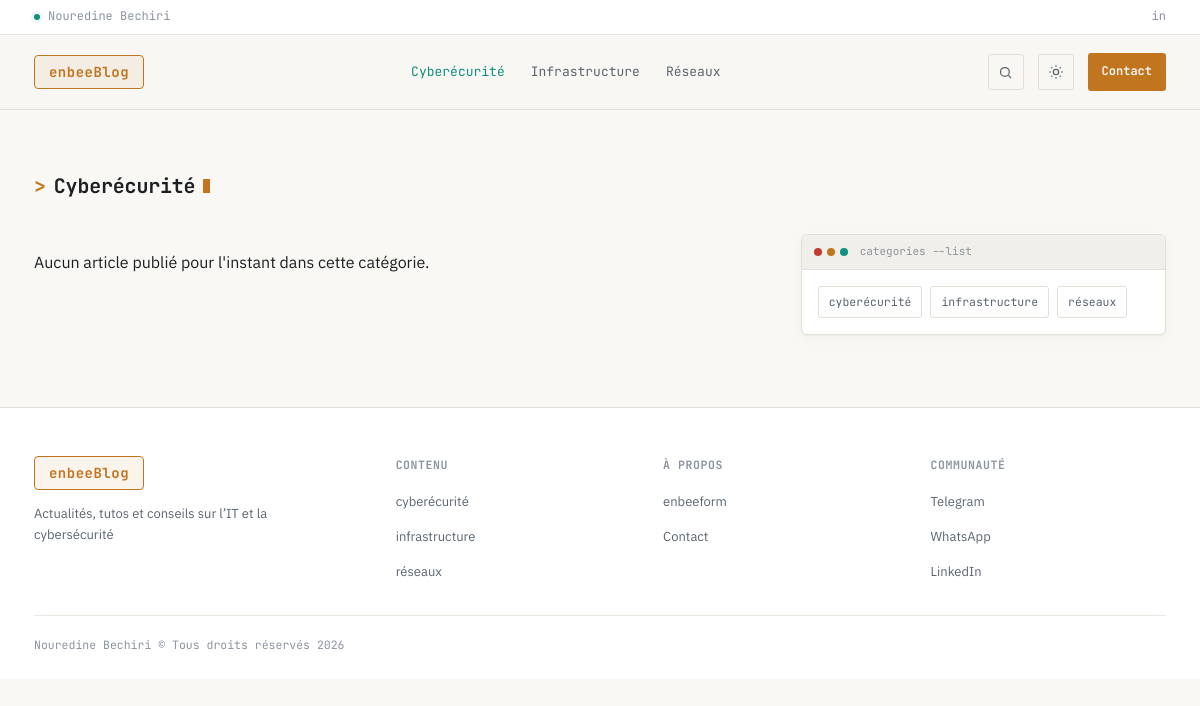
The page /blog/categorie/cyberecurite/ on the database as committed earlier.
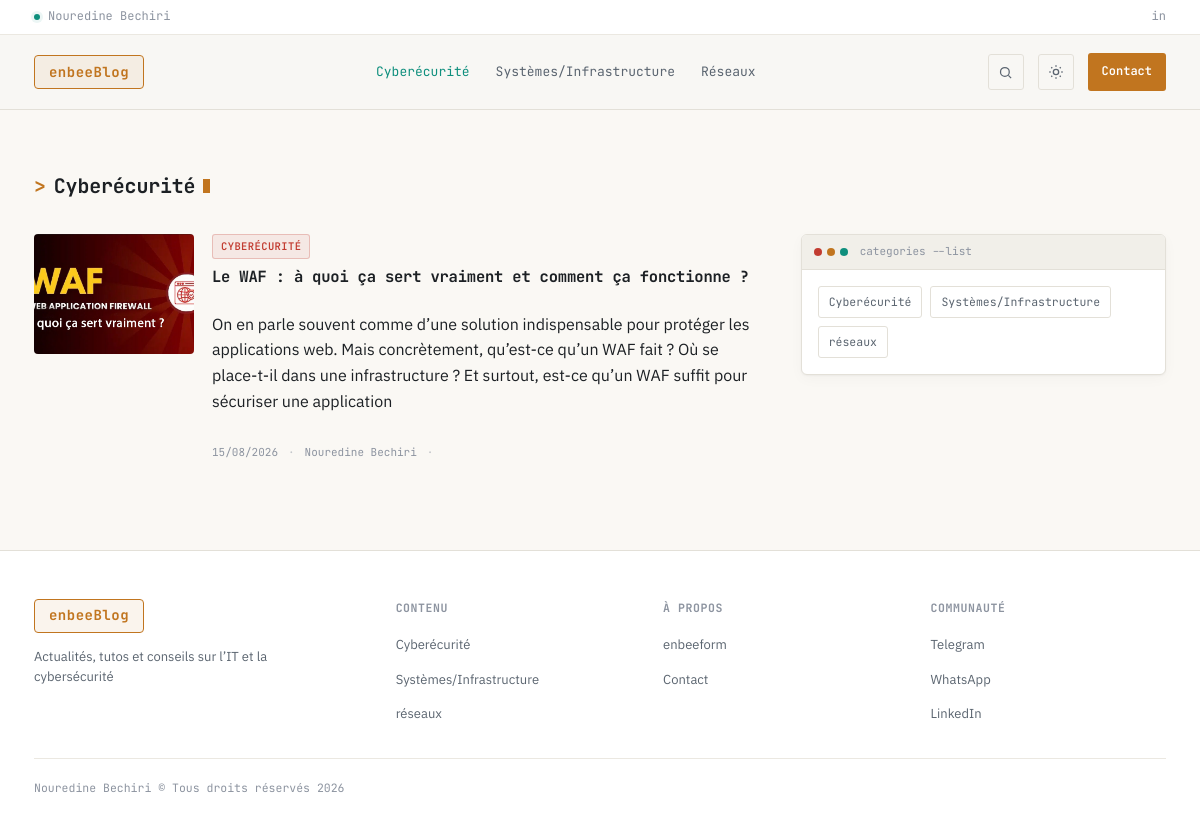
The same page on the database as committed later.
### blog/models.py (models this page shows, shortened)
class Category(models.Model):
    class Color(models.TextChoices):
        TEAL = "teal", "Teal (défaut)"
        AMBER = "amber", "Ambre"
        RED = "red", "Rouge"
    name = models.CharField("nom", max_length=80, unique=True)
    slug = models.SlugField("slug", max_length=90, unique=True, blank=True)
    description = models.CharField("description", max_length=255, blank=True)
    color = models.CharField(
        "couleur du tag", max_length=10, choices=Color.choices, default=Color.TEAL
    )
    class Meta:
        verbose_name = "catégorie"
        verbose_name_plural = "catégories"
        ordering = ["name"]

class Article(models.Model):
    class Status(models.TextChoices):
        DRAFT = "draft", "Brouillon"
        PUBLISHED = "published", "Publié"
        ARCHIVED = "archived", "Archivé"
    title = models.CharField("titre", max_length=200)
    slug = models.SlugField("slug", max_length=220, unique=True, blank=True)
    excerpt = models.CharField(
        "chapô",
        max_length=300,
        blank=True,
        help_text="Résumé court affiché sur les cartes et sous le titre (.excerpt / .dek).",
    )
    content = models.TextField(
        "contenu",
        help_text="Corps de l'article. Peut être écrit en Markdown si tu utilises "
        "django-markdownx / mistune côté rendu.",
    )
    cover_image = models.ImageField(
        "image de couverture", upload_to="articles/covers/%Y/%m/", blank=True, null=True
    )
    cover_caption = models.CharField("légende de l'image", max_length=200, blank=True)
    category = models.ForeignKey(
        Category,
        verbose_name="catégorie",
        related_name="articles",
        on_delete=models.PROTECT,
    )
    tags = models.ManyToManyField(Tag, verbose_name="tags", related_name="articles", blank=True)
    author = models.ForeignKey(
        settings.AUTH_USER_MODEL,
        verbose_name="auteur",
        related_name="articles",
        on_delete=models.PROTECT,
    )
    status = models.CharField(
        "statut", max_length=10, choices=Status.choices, default=Status.DRAFT
    )
    is_featured = models.BooleanField(
        "mis en avant",
        default=False,
        help_text="Affiché dans le grand encart du hero en page d'accueil.",
    )
    published_at = models.DateTimeField("publié le", default=timezone.now)
    created_at = models.DateTimeField("créé le", auto_now_add=True)
    updated_at = models.DateTimeField("modifié le", auto_now=True)
    views_count = models.PositiveIntegerField("nombre de vues", default=0)
    objects = models.Manager()          # manager par défaut (tous les statuts)
    published = PublishedArticleManager()  # articles publiés uniquement
    class Meta:
        verbose_name = "article"
        verbose_name_plural = "articles"
        ordering = ["-published_at"]
        indexes = [
            models.Index(fields=["-published_at"]),
            models.Index(fields=["status"]),
        ]
    def get_absolute_url(self):
        return reverse("blog:article_detail", kwargs={"slug": self.slug})

### blog/views.py (the view)
# urls.py: path("categorie/<slug:slug>/", views.CategoryDetailView.as_view(), name="category_detail"),
class CategoryDetailView(NavContextMixin, ListView):
    template_name = "blog/category_detail.html"
    context_object_name = "articles"
    paginate_by = 9
    def get_queryset(self):
        self.category = get_object_or_404(Category, slug=self.kwargs["slug"])
        return Article.published.filter(category=self.category).select_related("author")
    def get_context_data(self, **kwargs):
        context = super().get_context_data(**kwargs)
        context["category"] = self.category
        return context

### blog/models.py (called while the page is built)
    def get_queryset(self):
        return (
            super()
            .get_queryset()
            .filter(status=Article.Status.PUBLISHED, published_at__lte=timezone.now())
        )

### blog/views.py (called while the page is built)
    def get_context_data(self, **kwargs):
        context = super().get_context_data(**kwargs)
        context["nav_categories"] = Category.objects.all()
        return context

### templates/blog/category_detail.html (shortened to what this page needs)
{% extends "blog/base.html" %}
{% load static %}
{% block content %}
<section class="hero">
  <div class="wrap">
    <div class="section-head" style="margin-bottom:0;">
      <h2><span class="chevron">&gt;</span> {{ category.name|capfirst }} <span class="cursor"></span></h2>
    </div>
  </div>
</section>
<section class="section" style="padding-top:20px;">
  <div class="wrap">
    <div class="content-layout">
      <div class="post-list">
        {% for article in articles %}
        <div class="post-row">
          {% if article.cover_image %}
          <div class="thumb"><img src="{{ article.cover_image.url }}" alt="{{ article.title }}"></div>
          {% endif %}
          <div class="body">
            <span class="tag{% if article.category.color != 'teal' %} {{ article.category.color }}{% endif %}">
              {{ article.category.name }}
            </span>
            <h3><a href="{{ article.get_absolute_url }}">{{ article.title }}</a></h3>
            {% if article.excerpt %}<p class="excerpt">{{ article.excerpt }}</p>{% endif %}
            <div class="meta">
              <span>{{ article.published_at|date:"d/m/Y" }}</span><span class="sep">·</span>
              <span>{{ article.author.get_full_name|default:article.author.username|title }}</span><span class="sep">·</span>
            </div>
          </div>
        </div>
        {% empty %}
        <p class="excerpt">Aucun article publié pour l'instant dans cette catégorie.</p>
        {% endfor %}
      </div>
      <aside class="sidebar">
        <div class="side-box">
          <div class="term-titlebar">
            <div class="term-dots"><span></span><span></span><span></span></div>
            <span class="term-path">categories --list</span>
          </div>
          <div class="tags-cloud">
            {% for cat in nav_categories %}
              <a href="{% url 'blog:category_detail' cat.slug %}">{{ cat.name }}</a>
            {% endfor %}
          </div>
        </div>
      </aside>
    </div>
  </div>
</section>
{% endblock %}

### templates/blog/base.html (shortened to what this page needs)
{% load static %}
<!DOCTYPE html>
<html lang="fr">
<head>
<link rel="stylesheet" href="{% static 'css/blog-styles.css' %}">
</head>
<body>
<div class="topline">
  <div class="wrap">
    <div class="status"><span class="dot-live"></span> <a href="/">Nouredine Bechiri</a> </div>
    <div class="social">
      <a href="https://linkedin.com/in/nouredinebechiri" aria-label="LinkedIn" target="_blank" rel="noopener">in</a>
    </div>
  </div>
</div>
<header class="site">
  <div class="wrap">
    <a class="logo" href="{% url 'blog:home' %}">
      <span class="mark">enbeeBlog</span>{% comment %} <span class="tag">blog IT</span> {% endcomment %}
    </a>
    <nav class="main">
      {% for category in nav_categories %}
        <a href="{% url 'blog:category_detail' category.slug %}"
           class="{% if request.resolver_match.kwargs.slug == category.slug %}active{% endif %}">
          {{ category.name|capfirst }}
        </a>
      {% endfor %}
    </nav>
    <div class="header-actions">
      <button class="btn-search" id="searchTrigger" aria-label="ouvrir la recherche">
        <svg width="15" height="15" viewBox="0 0 24 24" fill="none" stroke="currentColor" stroke-width="2"><circle cx="11" cy="11" r="7"/><line x1="21" y1="21" x2="16.65" y2="16.65"/></svg>
      </button>
      <button class="btn-theme" aria-label="basculer le thème">
      </button>
      <a class="btn-cta" href="{% url 'blog:contact' %}">Contact</a>
    </div>
  </div>
</header>
{% block content %}{% endblock %}
<footer>
  <div class="wrap">
    <div class="footer-grid">
      <div class="footer-about">
        <a class="logo" href="{% url 'blog:home' %}" style="margin-bottom:14px; display:flex;">
          <span class="mark">enbeeBlog</span>
        </a>
        <p>Actualités, tutos et conseils sur l’IT et la cybersécurité</p>
      </div>
      <div>
        <h4>Contenu</h4>
        <ul>
          {% for category in nav_categories %}
            <li><a href="{% url 'blog:category_detail' category.slug %}">{{ category.name }}</a></li>
          {% endfor %}
        </ul>
      </div>
      <div>
        <h4>À propos</h4>
        <ul>
          <li><a href="{% url 'blog:about' %}">enbeeform</a></li>
          <li><a href="{% url 'blog:contact' %}">Contact</a></li>
        </ul>
      </div>
      <div>
        <h4>Communauté</h4>
        <ul>
          <li><a href="https://t.me/nouredinebechiri" target="_blank" rel="noopener">Telegram</a></li>
          <li><a href="https://wa.me/qr/CGO7UGQV2W7NE1" target="_blank" rel="noopener">WhatsApp</a></li>
          <li><a href="https://linkedin.com/in/nouredinebechiri" target="_blank" rel="noopener">LinkedIn</a></li>
        </ul>
      </div>
    </div>
    <div class="footer-bottom">
      <span>Nouredine Bechiri © Tous droits réservés {% now "Y" %}</span>
    </div>
  </div>
</footer>
</body>
</html>

Rows that differ between the two databases and show on the page:
changed Category "Cyberécurité": name "cyberécurité" → "Cyberécurité"
changed Category: name "Infrastructure" → "Systèmes/Infrastructure"; name "infrastructure" → "Systèmes/Infrastructure"
added Article: cover_image (picture), category.name "CYBERÉCURITÉ", title "Le WAF : à quoi ça sert vraiment et comment ça fonctionne ?", excerpt "On en parle souvent comme d’une solution indispensable pour protéger les applications web. Mais concrètement, qu’est-ce qu’un WAF fait ? Où se place-t-il dans une infrastructure ? Et surtout, est-ce qu’un WAF suffit pour sécuriser une application", published_at "15/08/2026", author.get_full_name "Nouredine Bechiri"
Other text that changed with them:
text no longer shown: "Aucun article publié pour l'instant dans cette catégorie."
